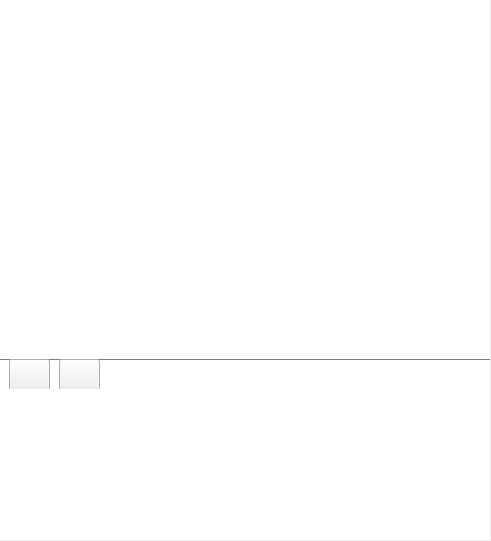
<?xml version="1.0" encoding="UTF-8"?>
<ui version="4.0">
 <class>ChatWindow</class>
 <widget class="QWidget" name="ChatWindow">
  <property name="geometry">
   <rect>
    <x>0</x>
    <y>0</y>
    <width>491</width>
    <height>541</height>
   </rect>
  </property>
  <property name="windowTitle">
   <string>Form</string>
  </property>
  <widget class="QFrame" name="frame">
   <property name="geometry">
    <rect>
     <x>-1</x>
     <y>-1</y>
     <width>491</width>
     <height>361</height>
    </rect>
   </property>
   <property name="styleSheet">
    <string notr="true">#frame{border:none;}</string>
   </property>
   <property name="frameShape">
    <enum>QFrame::StyledPanel</enum>
   </property>
   <property name="frameShadow">
    <enum>QFrame::Raised</enum>
   </property>
   <widget class="QFrame" name="frame_4">
    <property name="geometry">
     <rect>
      <x>-1</x>
      <y>0</y>
      <width>501</width>
      <height>51</height>
     </rect>
    </property>
    <property name="styleSheet">
     <string notr="true">#frame_4{
	border:none;
	background-color: rgb(255, 255, 255);
}</string>
    </property>
    <property name="frameShape">
     <enum>QFrame::StyledPanel</enum>
    </property>
    <property name="frameShadow">
     <enum>QFrame::Raised</enum>
    </property>
   </widget>
   <widget class="QListWidget" name="listWidget">
    <property name="geometry">
     <rect>
      <x>-5</x>
      <y>51</y>
      <width>501</width>
      <height>311</height>
     </rect>
    </property>
    <property name="styleSheet">
     <string notr="true">#listWidget{
	border:none;
}</string>
    </property>
   </widget>
  </widget>
  <widget class="QFrame" name="frame_2">
   <property name="geometry">
    <rect>
     <x>-1</x>
     <y>359</y>
     <width>491</width>
     <height>181</height>
    </rect>
   </property>
   <property name="frameShape">
    <enum>QFrame::StyledPanel</enum>
   </property>
   <property name="frameShadow">
    <enum>QFrame::Raised</enum>
   </property>
   <widget class="QFrame" name="frame_3">
    <property name="geometry">
     <rect>
      <x>0</x>
      <y>0</y>
      <width>491</width>
      <height>31</height>
     </rect>
    </property>
    <property name="styleSheet">
     <string notr="true">#frame_3{
	background-image: none;
	background-color: rgb(255, 255, 255);
	border-top: 1px solid gray;
}</string>
    </property>
    <property name="frameShape">
     <enum>QFrame::StyledPanel</enum>
    </property>
    <property name="frameShadow">
     <enum>QFrame::Raised</enum>
    </property>
    <widget class="QPushButton" name="pushButton">
     <property name="geometry">
      <rect>
       <x>10</x>
       <y>0</y>
       <width>41</width>
       <height>32</height>
      </rect>
     </property>
     <property name="text">
      <string/>
     </property>
     <property name="icon">
      <iconset resource="Resource.qrc">
       <normaloff>:/images/1.png</normaloff>:/images/1.png</iconset>
     </property>
    </widget>
    <widget class="QPushButton" name="pushButton_2">
     <property name="geometry">
      <rect>
       <x>60</x>
       <y>0</y>
       <width>41</width>
       <height>32</height>
      </rect>
     </property>
     <property name="text">
      <string/>
     </property>
     <property name="icon">
      <iconset resource="Resource.qrc">
       <normaloff>:/images/icons8-文件-100.png</normaloff>:/images/icons8-文件-100.png</iconset>
     </property>
    </widget>
   </widget>
   <widget class="QTextEdit" name="content">
    <property name="geometry">
     <rect>
      <x>0</x>
      <y>30</y>
      <width>501</width>
      <height>151</height>
     </rect>
    </property>
    <property name="styleSheet">
     <string notr="true">border:none;</string>
    </property>
   </widget>
  </widget>
 </widget>
 <resources>
  <include location="Resource.qrc"/>
 </resources>
 <connections/>
</ui>
